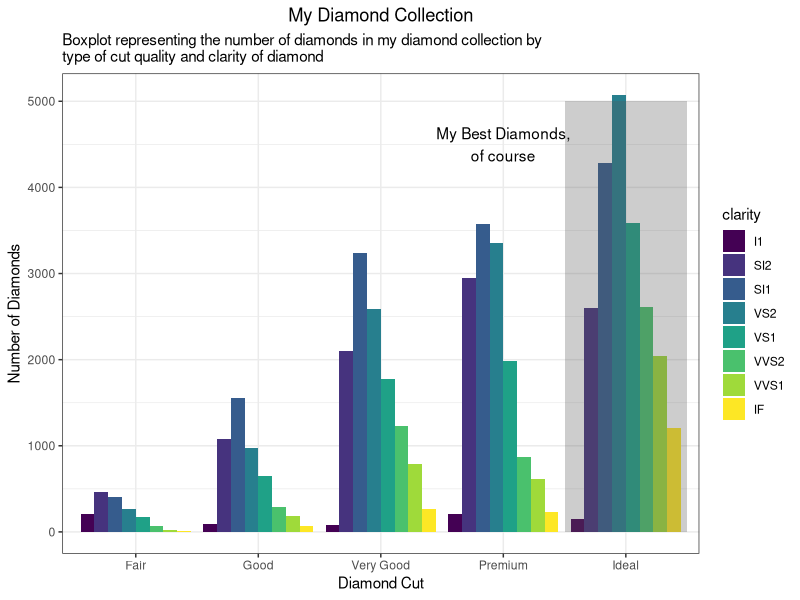

Source code (R): (Note: this script raises an error after producing the figure.)
## ---- chunk 1
knitr::opts_chunk$set(echo = FALSE)
## ---- chunk 2
library("ggplot2")
library("magrittr") #so I can do some piping
data("diamonds")
data("mpg")
data("iris")
theme_set(theme_bw()) #I'll give you this one, you can set the theme individually for graphs
#or you can set the theme for all the graphs using theme_set()
#theme_bw() is best theme (IMO)

#for graph 3:
library("ggrepel")


## ---- chunk 3
data("diamonds")
#hint think about the *position* the bars are in...
str(diamonds)
## ---- chunk 4
data("diamonds")
ggplot(diamonds) +
  geom_bar(mapping = aes(x = cut, fill = clarity), position = "dodge") +
  labs(title = "My Diamond Collection", subtitle = "Boxplot representing the number of diamonds in my diamond collection by \ntype of cut quality and clarity of diamond", x = "Diamond Cut", y = "Number of Diamonds") +
  theme(plot.title = element_text(hjust = 0.5)) +
  annotate("rect", xmin = 4.5, xmax = 5.5, ymin = 0, ymax = 5000, alpha = 0.3) +
  annotate("text", x = 4, y = 4500, label = "My Best Diamonds,\nof course")
  

## ---- chunk 5
data("iris")
str(iris)
mean()
## ---- chunk 6
data("iris")

ggplot(iris, mapping = aes(x = Sepal.Length, y = Petal.Length, shape = Species, color = Species)) +
  geom_point() +
  facet_wrap(~ Species, scales = "free_y") +
  geom_smooth(method = "lm", se=FALSE, color="black", formula = y ~ x)
  
  
  
## ---- chunk 7
data("mpg")
corvette <- mpg[mpg$model == "corvette",]
#install
require("ggrepel") #useful for making text annotations better, hint hint
set.seed(42)
## ---- chunk 8
data("mpg")
corvette <- mpg[mpg$model == "corvette",]
require("ggrepel")
set.seed(42)

str(mpg)

mpg %>%
ggplot(aes(displ, hwy)) +
  geom_point() +
  geom_point(data = corvette, aes(displ, hwy), color = "blue") +
  labs(title = "Corvettes are a bit of an outlier")
  

## ---- chunk 9
data(mpg)

#hint for the coloring, colorbrewer and you can set palette colors and make your graphs colorblind friendly
library(RColorBrewer)
display.brewer.all(colorblindFriendly = T) #take a look at the colorblindfriendly options
## ---- chunk 10
